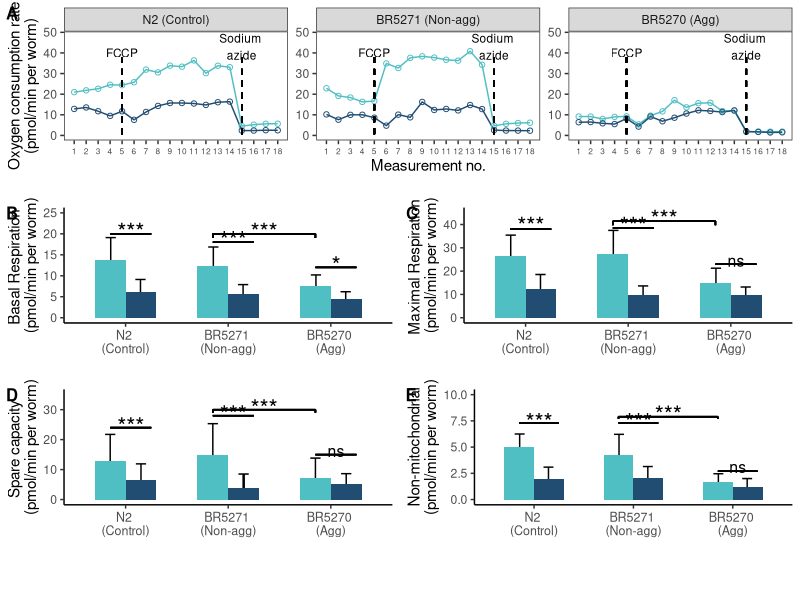

Recreate this plot in R.
#####################
# Analysis of mitochondrial function data across 5 different runs
#####################
# SETUP
library(tidyverse)
library(ggpubr)
library(cowplot)

# Call in cleaned data
resp <- read_tsv("mitochondrial_function/data/raw_data.txt") %>% 
    group_by(strain, treatment) %>% 
    summarise(mito.mean = mean(mito), mito.sd = sd(mito),
              max.mean = mean(max), max.sd = sd(max),
              azide.mean = mean(azide), azide.sd = sd(azide),
              spare.mean = mean(spare), spare.sd = sd(spare)) %>% 
    ungroup() %>% 
    mutate(gt = case_when(strain == "161" ~ "BR5270",
                          strain == "162" ~ "BR5271",
                          strain == "N2" ~ "N2")) 

resp$gt = factor(resp$gt, levels = c("N2","BR5271","BR5270"))

resp$treatment = factor(resp$treatment, levels = c("DMSO", "DDT"))

# Figures 
# Basal mitochondrial respiration    
mito <- resp %>% 
    ggplot(aes(x = gt, y = mito.mean, fill = treatment))  +
    geom_errorbar(aes(ymax = (mito.mean + mito.sd), ymin = (mito.mean - mito.sd)), position = position_dodge(width = 0.58), width = 0.2) +
    geom_bar(aes(fill = treatment), stat = "identity", position = "dodge", width = 0.6)  +
    scale_fill_manual(values = c( "#50BFC3", "#214D72")) +
    theme_classic() +
    theme(legend.position = "bottom", 
          axis.text.x = element_text(size = 9)) +
    ylab("Basal Respiration \n(pmol/min per worm)") +
    xlab("") +
    ylim(0, 25) +
    guides(fill = guide_legend("")) +
    theme(legend.position = "none") +
    geom_segment(aes(x=2.85, xend=3.25, y=12, yend=12)) +
    annotate("text", x = 3.05, y = 12.5, label = "*", size = 6) +
    geom_segment(aes(x=1.85, xend=2.25, y=18, yend=18)) +
    annotate("text", x = 2.05, y = 18.5, label = "***", size = 6) +
    geom_segment(aes(x=0.85, xend=1.25, y=20, yend=20)) +
    annotate("text", x = 1.05, y = 20.5, label = "***", size = 6) +
    geom_segment(aes(x=1.85, xend=2.85, y=20, yend=20)) +
    geom_segment(aes(x=1.85, xend=1.85, y = 19, yend= 20)) +
    geom_segment(aes(x=2.85, xend=2.85, y=19, yend=20)) +
    annotate("text", x = 2.35, y = 20.5, label = "***", size = 6) +
    scale_x_discrete(labels = c("N2 \n(Control)", "BR5271 \n(Non-agg)", "BR5270 \n(Agg)"))

# Maximal respiration
max <- resp %>% 
    ggplot(aes(x = gt, y = max.mean, fill = treatment))  +
    geom_errorbar(aes(ymax = (max.mean + max.sd), ymin = (max.mean - max.sd)), position = position_dodge(width = 0.58), width = 0.2) +
    geom_bar(aes(fill = treatment), stat = "identity", position = "dodge", width = 0.6)  +
    scale_fill_manual(values = c( "#50BFC3", "#214D72")) +
    theme_classic() +
    theme(legend.position = "bottom", 
          axis.text.x = element_text(size = 9)) +
    ylab("Maximal Respiration \n(pmol/min per worm)") +
    xlab("") +
    ylim(0, 45) +
    guides(fill = guide_legend("")) +
    theme(legend.position = "none") +
    geom_segment(aes(x=1.85, xend=2.25, y=38.5, yend=38.5)) +
    annotate("text", x = 2.05, y = 39.5, label = "***", size = 6) +
    geom_segment(aes(x=0.85, xend=1.25, y=38, yend=38)) +
    annotate("text", x = 1.05, y = 39.5, label = "***", size = 6) +
    geom_segment(aes(x=1.85, xend=2.85, y=41.5, yend=41.5)) +
    geom_segment(aes(x=1.85, xend=1.85, y = 39.7, yend=41.5)) +
    geom_segment(aes(x=2.85, xend=2.85, y=39.7, yend=41.5)) +
    annotate("text", x = 2.35, y = 42.5, label = "***", size = 6) +
    geom_segment(aes(x=2.85, xend=3.25, y=23, yend=23)) +
    annotate("text", x = 3.05, y = 24.5, label = "ns", size = 4) +
    scale_x_discrete(labels = c("N2 \n(Control)", "BR5271 \n(Non-agg)", "BR5270 \n(Agg)"))

# Spare capacity
spare <- resp %>% 
    ggplot(aes(x = gt, y = spare.mean, fill = treatment))  +
    geom_errorbar(aes(ymax = (spare.mean + spare.sd), ymin = (spare.mean - spare.sd)), position = position_dodge(width = 0.6), width = 0.2) +
    geom_bar(aes(fill = treatment), stat = "identity", position = "dodge", width = 0.6)  +
    scale_fill_manual(values = c( "#50BFC3", "#214D72")) +
    theme_classic() +
    theme(legend.position = "bottom", 
          axis.text.x = element_text(size = 9)) +
    ylab("Spare capacity \n(pmol/min per worm)") +
    xlab("") +
    ylim(0, 35) +
    guides(fill = guide_legend("")) +
    theme(legend.position = "none") +
    geom_segment(aes(x=1.85, xend=2.25, y=28, yend=28)) +
    annotate("text", x = 2.05, y = 28.5, label = "***", size = 6) +
    geom_segment(aes(x=0.85, xend=1.25, y=24, yend=24)) +
    annotate("text", x = 1.05, y = 24.5, label = "***", size = 6) +
    geom_segment(aes(x=1.85, xend=2.85, y=30, yend=30)) +
    geom_segment(aes(x=1.85, xend=1.85, y = 29, yend=30)) +
    geom_segment(aes(x=2.85, xend=2.85, y=29, yend=30)) +
    annotate("text", x = 2.35, y = 30.5, label = "***", size = 6) +
    geom_segment(aes(x=2.85, xend=3.25, y=15, yend=15)) +
    annotate("text", x = 3.05, y = 16.2, label = "ns", size = 4) +
    geom_segment(aes(x=2.15, xend=2.15, y=3.883473, yend=3.883473+4.630356)) +
    scale_x_discrete(labels = c("N2 \n(Control)", "BR5271 \n(Non-agg)", "BR5270 \n(Agg)")) 

# Non-mitochondrial respiration
azide <- resp %>% 
    ggplot(aes(x = gt, y = azide.mean, fill = treatment))  +
    geom_errorbar(aes(ymax = (azide.mean + azide.sd), ymin = (azide.mean - azide.sd)), position = position_dodge(width = 0.58), width = 0.2) +
    geom_bar(aes(fill = treatment), stat = "identity", position = "dodge", width = 0.6)  +
    scale_fill_manual(values = c( "#50BFC3", "#214D72")) +
    theme_classic() +
    theme(legend.position = "bottom", 
          axis.text.x = element_text(size = 9)) +
    ylab("Non-mitochondrial\n(pmol/min per worm)") +
    xlab("") +
    ylim(0, 10) +
    guides(fill = guide_legend("")) +
    theme(legend.position = "bottom") +
    geom_segment(aes(x=1.85, xend=2.25, y=7.3, yend=7.3)) +
    annotate("text", x = 2.05, y = 7.4, label = "***", size = 6) +
    geom_segment(aes(x=0.85, xend=1.25, y=7.3, yend=7.3)) +
    annotate("text", x = 1.05, y = 7.4, label = "***", size = 6) +
    geom_segment(aes(x=1.85, xend=2.85, y=7.9, yend=7.9)) +
    geom_segment(aes(x=1.85, xend=1.85, y = 7.7, yend=7.9)) +
    geom_segment(aes(x=2.85, xend=2.85, y=7.7, yend=7.9)) +
    annotate("text", x = 2.35, y = 8.1, label = "***", size = 6) +
    geom_segment(aes(x=2.85, xend=3.25, y=2.7, yend=2.7)) +
    annotate("text", x = 3.05, y = 3.1, label = "ns", size = 4) +
    scale_x_discrete(labels = c("N2 \n(Control)", "BR5271 \n(Non-agg)", "BR5270 \n(Agg)")) 


##### Stats using all wells
all <- read_tsv("mitochondrial_function/data/raw_data.txt")

fit.max.all <- aov(max ~ group + factor(run), data = all)
anova(fit.max.all)
TukeyHSD(fit.max.all, "group")


fit.mito.all <- aov(mito ~ group + factor(run), data = all)
anova(fit.mito.all)
TukeyHSD(fit.mito.all, "group")


fit.azide.all <- aov(azide ~ group + factor(run), data = all)
anova(fit.azide.all)
TukeyHSD(fit.azide.all, "group")


fit.spare.all <- aov(spare ~ group + factor(run), data = all)
anova(fit.spare.all)
TukeyHSD(fit.spare.all, "group")

# Figure of respresentative OCR profile
#Read  in  the ocr file

ocr_raw <- read.table("mitochondrial_function/data/seahorse_08062020_ocr.txt",  header = T,  sep = "\t")

#Extract the wells of interest
wells <- c("B", "C", "D", "E", "F", "G")

ocr <- ocr_raw[grep(paste(wells, collapse="|"), ocr_raw$Well),]

# Worm count
worms <- c(13, 20, 8, 17, 24, 24, 21, 19, 12, 12, 28, 19,
           8, 5, 10, 8, 10, 12, 20, 33, 22, 28, 29, 30,
           15, 11, 5, 12, 12, 4, 13, 27, 21, 21, 32, 6,
           12, 14,13, 10, 6, 22, 35, 13, 19, 7, 5, 4, 
           6, 2, 6, 8, 10, 8, 15, 16, 14, 17, 13, 11,
           17, 11, 11, 9, 7, 4, 14, 22, 15, 10,12, 6)

# extract well ids to create dataframe with worm number data
well_id <- ocr$Well[grep(paste(wells, collapse="|"), ocr$Well)]

wells_worms <- cbind.data.frame(as.character(well_id), (worms))

names(wells_worms) <- c("Well", "no.worms")

ocr_worms <- ocr %>% 
    left_join(wells_worms, by ="Well") %>% 
    select(Measurement, OCR, Group, no.worms, Well) %>%
    mutate(ocr.p.worm = OCR/no.worms) %>%
    filter(no.worms >= 3 & no.worms <=31 ) 

ocr_worms_plot <- ocr_worms %>% 
    group_by(Group, Measurement)%>%
    summarize(mean.ocr.p.worm = mean(ocr.p.worm),  sd.ocr.p.worm = sd(ocr.p.worm),
              count = n()) %>%
    ungroup() %>%
    group_by() %>%
    mutate(group.plot = case_when(Group == "161 Control" ~ "BR5270 DMSO",
                                  Group == "WT Control" ~ "N2 DMSO",
                                  Group == "WT DDT" ~ "N2 DDT",
                                  Group == "mev-1 Control" ~ "mev-1 DMSO",
                                  Group == "161 DDT" ~ "BR5270 DDT",
                                  Group == "mev-1 DDT" ~ "mev-1 DDT",
                                  Group == "162 DDT" ~ "BR5271 DDT",
                                  Group == "162 Control" ~ "BR5271 DMSO")) %>%
    mutate(group.plot = fct_reorder(group.plot, mean.ocr.p.worm, .desc = T)) %>% 
    mutate(treatment = case_when(grepl("DMSO", group.plot) ~ "DMSO",
                                 grepl("DDT", group.plot) ~ "DDT")) %>% 
    mutate(strain = unlist(lapply(str_split(.$group.plot, " "), function(x) x[1])))  %>% 
    filter(strain != "mev-1")

ocr_control_plot <- ocr_worms_plot %>% 
    filter(treatment == "DMSO")

ocr_worms_plot$strain = factor(ocr_worms_plot$strain,  levels  = c("N2", "BR5271", "BR5270"))

ocr_worms_plot$treatment = factor(ocr_worms_plot$treatment,  levels  = c("DMSO", "DDT"))

strain.labs = c("N2 (Control)", "BR5271 (Non-agg)", "BR5270 (Agg)")
names(strain.labs) <- c("N2", "BR5271", "BR5270")

profile <- ggplot(data = ocr_worms_plot, mapping = aes(x = Measurement, y = mean.ocr.p.worm)) + 
    geom_line(aes(color = treatment))+
    #geom_errorbar(aes(ymin = mean.ocr.p.worm - sd.ocr.p.worm, ymax = mean.ocr.p.worm + sd.ocr.p.worm, color = group.plot), 
    # width = 0.2, alpha = 0.45) +
    geom_point(aes(color = treatment), shape = 1) +
    ylim(0, 48) +
    labs(
        x = "Measurement no.",
        y = "Oxygen consumption rate\n(pmol/min per worm)"
    ) +
    scale_linetype_manual(values = c(2,1)) +
    scale_color_manual(values = c("#50BFC3", "#214D72")) +
    annotate("text",x = 5, y = 40, label = "FCCP", size = 3) +
    annotate("text", x = 15, y = 43, label = "Sodium \nazide", size = 3)+
    geom_segment(aes(x=5, xend=5, y=38, yend=0), color = "black", linetype = "dashed")+
    geom_segment(aes(x=15, xend=15, y=38, yend=0), color = "black", linetype = "dashed") +
    scale_x_continuous(breaks = seq(0,18,by=1)) +
    facet_wrap(~strain, nrow = 1, ncol = 3, scales = "free", labeller = labeller(strain = strain.labs)) +
    theme_bw() +
    theme(panel.grid = element_blank()) +
    theme(legend.position = "bottom") +
    theme(legend.title = element_blank(), axis.text.x = element_text(size = 6)) 

# Use cowplot to create a grid of figures for publication

legend_b <- get_legend(
    azide +
        guides(color = guide_legend(nrow = 1)) +
        theme(legend.position = "bottom")
)

legend_p <- get_legend(
    profile +
        guides(color = guide_legend(nrow = 1)) +
        theme(legend.position = "bottom")
)

bottom_row <- plot_grid(mito, max, spare, azide + theme(legend.position="none"), labels = c('B', 'C', "D", "E"), label_size = 12)
row_legend <- plot_grid(bottom_row, legend_b, ncol = 1, rel_heights = c(1, .1))

prof <- profile + theme(legend.position="none")
prof_legend <- plot_grid(prof, legend_p,  ncol = 1, rel_heights = c(1, .1))

plot_grid(prof_legend, row_legend, nrow = 2, rel_heights = c(1.5,3), labels = c("A", ""), label_size = 12)

# To save plot as a pdf
#pdf("figures/ocr_bars.pdf", width = 7.5, height = 10)
#plot_grid(prof_legend, row_legend, nrow = 2, rel_heights = c(1.5,3), labels = c("A", ""), label_size = 12)
#dev.off()

